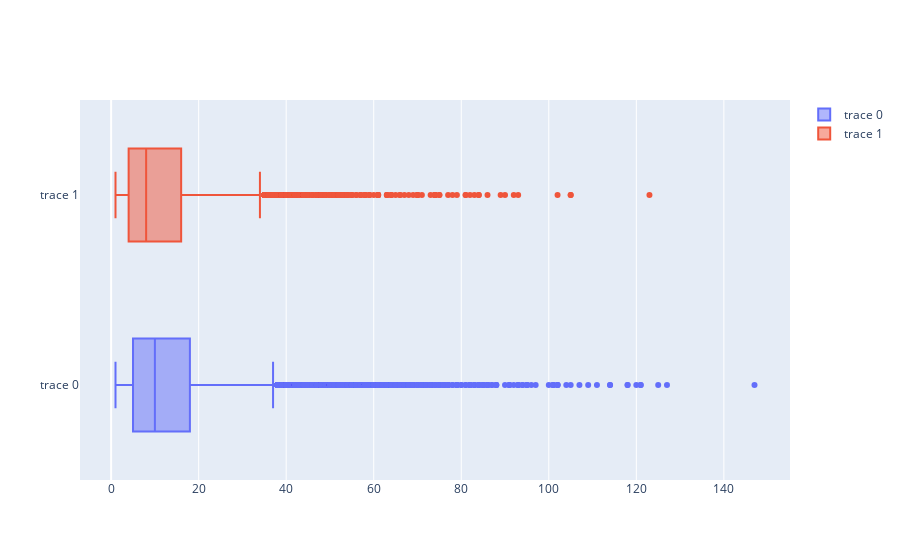

The notebook cell this image was saved under:
### Code cell
fig = go.Figure()
# Use x instead of y argument for horizontal plot
x0 = pdf.loc[pdf['churn'] == '0']["session_cnt"]
x1 = pdf.loc[pdf['churn'] == '1']["session_cnt"]
fig.add_trace(go.Box(x=x0))
fig.add_trace(go.Box(x=x1))
# RECALL - 0 is not churn, and 1 is churn
fig.show()

### Figure 1 — Plotly figure (JSON) as saved in the notebook; plotly's stock layout.template omitted (floating-point values rounded to 4 significant figures; data arrays with more than 128 entries replaced by an {"elided": "..."} marker saying what was removed)
{"data": [{"type": "box", "x": {"elided": "17274 str values"}}, {"type": "box", "x": {"elided": "5003 str values"}}], "layout": {}}
